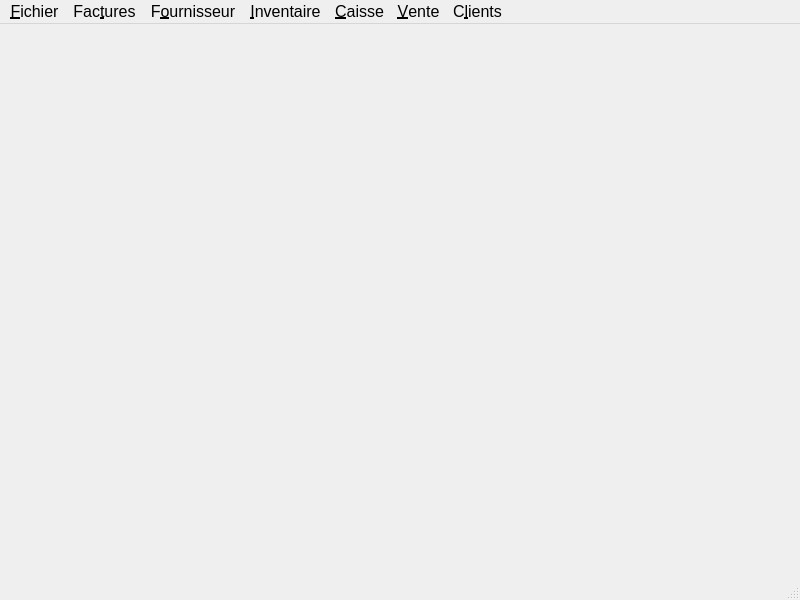
<?xml version="1.0" encoding="UTF-8"?>
<ui version="4.0">
 <class>MainWindow</class>
 <widget class="QMainWindow" name="MainWindow">
  <property name="geometry">
   <rect>
    <x>0</x>
    <y>0</y>
    <width>800</width>
    <height>600</height>
   </rect>
  </property>
  <property name="font">
   <font>
    <pointsize>12</pointsize>
   </font>
  </property>
  <property name="windowTitle">
   <string>Titre</string>
  </property>
  <property name="windowOpacity">
   <double>1.000000000000000</double>
  </property>
  <widget class="QWidget" name="centralwidget"/>
  <widget class="QMenuBar" name="menubar">
   <property name="geometry">
    <rect>
     <x>0</x>
     <y>0</y>
     <width>800</width>
     <height>27</height>
    </rect>
   </property>
   <widget class="QMenu" name="menuFichier">
    <property name="title">
     <string>&amp;Fichier</string>
    </property>
    <widget class="QMenu" name="menuR_seau">
     <property name="title">
      <string>&amp;Réseau</string>
     </property>
     <addaction name="action_teindre"/>
     <addaction name="separator"/>
     <addaction name="actionSyncroniser_les_bases_de_donn_es"/>
     <addaction name="actionR_cup_rer_depuis_un_ordinateur_sp_cifique"/>
    </widget>
    <widget class="QMenu" name="menuBase_de_donn_es">
     <property name="title">
      <string>&amp;Base de données</string>
     </property>
     <addaction name="actionSauvegarder_la_base_de_donn_e"/>
     <addaction name="actionRestaurer_depuis_une_sauvegarde"/>
    </widget>
    <addaction name="menuR_seau"/>
    <addaction name="menuBase_de_donn_es"/>
    <addaction name="separator"/>
    <addaction name="actionQuitter"/>
   </widget>
   <widget class="QMenu" name="menuFactures">
    <property name="title">
     <string>Fac&amp;tures</string>
    </property>
    <widget class="QMenu" name="menuImprimer">
     <property name="title">
      <string>&amp;Imprimer</string>
     </property>
     <addaction name="actionListe_par_fournisseur"/>
     <addaction name="actionListe_par_date"/>
     <addaction name="separator"/>
     <addaction name="actionListe_des_factures_payer"/>
    </widget>
    <addaction name="actionAjouter_une_facture"/>
    <addaction name="actionAcc_der_la_liste"/>
    <addaction name="actionRechercher"/>
    <addaction name="separator"/>
    <addaction name="menuImprimer"/>
   </widget>
   <widget class="QMenu" name="menuFournisseur">
    <property name="title">
     <string>F&amp;ournisseur</string>
    </property>
    <addaction name="actionAjouter_un_fournisseur"/>
    <addaction name="actionAfficher_la_liste"/>
    <addaction name="actionRechercher_2"/>
    <addaction name="separator"/>
    <addaction name="actionImprimer_par_ordre_alphab_tque"/>
   </widget>
   <widget class="QMenu" name="menuInventaire">
    <property name="title">
     <string>&amp;Inventaire</string>
    </property>
    <widget class="QMenu" name="menuImprimer_2">
     <property name="title">
      <string>&amp;Imprimer</string>
     </property>
     <addaction name="actionInventaire_complet"/>
     <addaction name="actionInventaire_par_fournisseur"/>
     <addaction name="separator"/>
     <addaction name="actionInventaire_r_sum"/>
    </widget>
    <addaction name="actionAfficher_la_liste_2"/>
    <addaction name="actionRechercher_3"/>
    <addaction name="separator"/>
    <addaction name="menuImprimer_2"/>
   </widget>
   <widget class="QMenu" name="menuVente">
    <property name="title">
     <string>&amp;Vente</string>
    </property>
    <addaction name="action_cran_de_vente"/>
    <addaction name="separator"/>
    <addaction name="actionListe_des_ventes"/>
    <addaction name="actionRechercher_4"/>
    <addaction name="separator"/>
    <addaction name="actionJournal_des_ventes"/>
    <addaction name="actionImprimer_le_journal_des_ventes"/>
    <addaction name="actionTotal_vente"/>
    <addaction name="actionImpression_centralis_e"/>
   </widget>
   <widget class="QMenu" name="menuCaisse">
    <property name="title">
     <string>&amp;Caisse</string>
    </property>
    <addaction name="actionAjouter_un_mouvement_caisse"/>
    <addaction name="separator"/>
    <addaction name="actionListe_des_mouvements_caisse"/>
    <addaction name="actionImprimer_livre_caisse"/>
   </widget>
   <widget class="QMenu" name="menuClients">
    <property name="title">
     <string>C&amp;lients</string>
    </property>
    <widget class="QMenu" name="menuAcomptes">
     <property name="title">
      <string>&amp;Acomptes</string>
     </property>
     <addaction name="action_Afficher_la_liste"/>
     <addaction name="action_Rechercher"/>
    </widget>
    <addaction name="actionNouveau_client"/>
    <addaction name="actionListe_des_clients"/>
    <addaction name="actionImprimer_la_liste"/>
    <addaction name="actionRechercher_5"/>
    <addaction name="separator"/>
    <addaction name="menuAcomptes"/>
   </widget>
   <addaction name="menuFichier"/>
   <addaction name="menuFactures"/>
   <addaction name="menuFournisseur"/>
   <addaction name="menuInventaire"/>
   <addaction name="menuCaisse"/>
   <addaction name="menuVente"/>
   <addaction name="menuClients"/>
  </widget>
  <widget class="QStatusBar" name="statusbar"/>
  <action name="action_teindre">
   <property name="text">
    <string>Éteindre tous les &amp;ordinateurs</string>
   </property>
   <property name="shortcut">
    <string>Ctrl+Shift+Q</string>
   </property>
  </action>
  <action name="actionSyncroniser_les_bases_de_donn_es">
   <property name="text">
    <string>&amp;Syncroniser les bases de données</string>
   </property>
  </action>
  <action name="actionQuitter">
   <property name="text">
    <string>&amp;Quitter</string>
   </property>
   <property name="shortcut">
    <string>Ctrl+Q</string>
   </property>
  </action>
  <action name="actionR_cup_rer_depuis_un_ordinateur_sp_cifique">
   <property name="text">
    <string>&amp;Récupérer la base de données depuis un ordinateur spécifique</string>
   </property>
  </action>
  <action name="actionRestaurer_depuis_une_sauvegarde">
   <property name="text">
    <string>Restaurer depuis une sauvegarde</string>
   </property>
  </action>
  <action name="actionSauvegarder_la_base_de_donn_e">
   <property name="text">
    <string>Sauvegarder la base de donnée</string>
   </property>
  </action>
  <action name="actionAcc_der_la_liste">
   <property name="text">
    <string>&amp;Accéder à la liste</string>
   </property>
  </action>
  <action name="actionRechercher">
   <property name="text">
    <string>&amp;Rechercher</string>
   </property>
  </action>
  <action name="actionMode_une_fen_tre">
   <property name="text">
    <string>Mode une fenêtre</string>
   </property>
  </action>
  <action name="actionMode_multi_fen_tre">
   <property name="checkable">
    <bool>true</bool>
   </property>
   <property name="checked">
    <bool>true</bool>
   </property>
   <property name="text">
    <string>Mode &amp;multi-fenêtre</string>
   </property>
  </action>
  <action name="actionMode_onglets">
   <property name="checkable">
    <bool>true</bool>
   </property>
   <property name="text">
    <string>Mode &amp;onglets</string>
   </property>
  </action>
  <action name="actionListe_par_fournisseur">
   <property name="text">
    <string>Liste par &amp;fournisseur</string>
   </property>
  </action>
  <action name="actionListe_par_date">
   <property name="text">
    <string>Liste par &amp;date</string>
   </property>
  </action>
  <action name="actionListe_des_factures_payer">
   <property name="text">
    <string>Liste des factures à &amp;payer</string>
   </property>
  </action>
  <action name="actionAfficher_la_liste">
   <property name="text">
    <string>&amp;Afficher la liste</string>
   </property>
  </action>
  <action name="actionRechercher_2">
   <property name="text">
    <string>&amp;Rechercher</string>
   </property>
  </action>
  <action name="actionImprimer_par_ordre_alphab_tque">
   <property name="text">
    <string>&amp;Imprimer par ordre alphabétique</string>
   </property>
  </action>
  <action name="actionAfficher_la_liste_2">
   <property name="text">
    <string>&amp;Afficher la liste</string>
   </property>
  </action>
  <action name="actionRechercher_3">
   <property name="text">
    <string>&amp;Rechercher</string>
   </property>
  </action>
  <action name="actionInventaire_complet">
   <property name="text">
    <string>Inventaire &amp;complet</string>
   </property>
  </action>
  <action name="actionInventaire_par_fournisseur">
   <property name="text">
    <string>Inventaire par &amp;fournisseur</string>
   </property>
  </action>
  <action name="actionInventaire_r_sum">
   <property name="text">
    <string>Inventaire : &amp;résumé</string>
   </property>
  </action>
  <action name="action_cran_de_vente">
   <property name="text">
    <string>Écran de &amp;vente</string>
   </property>
  </action>
  <action name="actionListe_des_ventes">
   <property name="text">
    <string>&amp;Afficher la liste</string>
   </property>
  </action>
  <action name="actionRechercher_4">
   <property name="text">
    <string>&amp;Rechercher</string>
   </property>
  </action>
  <action name="actionJournal_des_ventes">
   <property name="text">
    <string>&amp;Journal des ventes</string>
   </property>
  </action>
  <action name="actionImprimer_le_journal_des_ventes">
   <property name="text">
    <string>&amp;Imprimer le journal des ventes</string>
   </property>
  </action>
  <action name="actionListe_des_clients">
   <property name="text">
    <string>Afficher la &amp;liste</string>
   </property>
  </action>
  <action name="actionRechercher_5">
   <property name="text">
    <string>&amp;Rechercher</string>
   </property>
  </action>
  <action name="actionListe_des_acomptes">
   <property name="text">
    <string>Liste des acomptes</string>
   </property>
  </action>
  <action name="actionRechercher4">
   <property name="text">
    <string>Rechercher les acomptes</string>
   </property>
  </action>
  <action name="action_Afficher_la_liste">
   <property name="text">
    <string>&amp;Afficher la liste</string>
   </property>
  </action>
  <action name="action_Rechercher">
   <property name="text">
    <string>&amp;Rechercher</string>
   </property>
  </action>
  <action name="actionAjouter_un_mouvement_caisse">
   <property name="text">
    <string>&amp;Ajouter un mouvement caisse</string>
   </property>
  </action>
  <action name="actionListe_des_mouvements_caisse">
   <property name="text">
    <string>&amp;Liste des mouvements caisse</string>
   </property>
  </action>
  <action name="actionImprimer_livre_caisse">
   <property name="text">
    <string>&amp;Imprimer livre caisse</string>
   </property>
  </action>
  <action name="action_Supprimer_vente">
   <property name="text">
    <string>&amp;Corriger vente</string>
   </property>
  </action>
  <action name="actionSupprimer_journ_e_compl_te">
   <property name="text">
    <string>Corriger journée &amp;complète</string>
   </property>
  </action>
  <action name="actionNouveau_client">
   <property name="text">
    <string>&amp;Nouveau client</string>
   </property>
  </action>
  <action name="actionTotal_vente">
   <property name="text">
    <string>Imprimer &amp;total ventes</string>
   </property>
  </action>
  <action name="actionImprimer_la_liste">
   <property name="text">
    <string>Imprimer la liste</string>
   </property>
  </action>
  <action name="actionAjouter_Facture">
   <property name="text">
    <string>Ajouter Facture</string>
   </property>
  </action>
  <action name="actionAjouter_une_facture">
   <property name="text">
    <string>Ajouter une &amp;facture</string>
   </property>
  </action>
  <action name="actionAjouter_un_fournisseur">
   <property name="text">
    <string>Ajouter un &amp;fournisseur</string>
   </property>
  </action>
  <action name="actionImpression_centralis_e">
   <property name="text">
    <string>Impression centralisée</string>
   </property>
  </action>
 </widget>
 <resources/>
 <connections/>
</ui>
